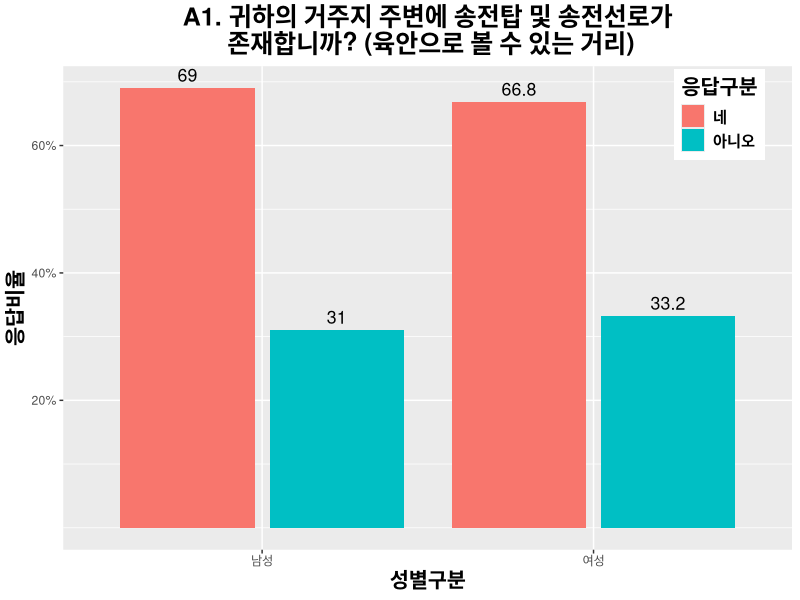

The R script that drew this image:
library(dplyr)
library(haven)
library(ggplot2)
library(scales)
library(RColorBrewer)

options(digits = 5) # 소수점 확대

rawdata <- read_spss("Rawdata.sav")
table(is.na(rawdata))
raw_citizen <- rawdata %>% # 시흥시민 364명 필터링
  filter(Gubun_Area == 1) 

# 데이터 전처리
raw_citizen$SQ1 <- ifelse(raw_citizen$SQ1 == 1, "남성", "여성") # 성별

raw_citizen$SQ2_2 <- ifelse(raw_citizen$SQ2_2 == 2, "20대",  # 연령대별
                            ifelse(raw_citizen$SQ2_2 == 3, "30대",
                                   ifelse(raw_citizen$SQ2_2 == 4, "40대",
                                          ifelse(raw_citizen$SQ2_2 == 5, "50대", "60대"))))

raw_citizen$DQ8_1 <- ifelse(raw_citizen$DQ8_1 == 1, "100 만원 이하", # 가구소득별
                            ifelse(raw_citizen$DQ8_1 %in% c(2,3), "100~200만원",
                                   ifelse(raw_citizen$DQ8_1 %in% c(4,5), "200~300만원", 
                                          ifelse(raw_citizen$DQ8_1 %in% c(6), "300~400만원",
                                                 ifelse(raw_citizen$DQ8_1 %in% c(7,8,9,10), "400만원 이상", "소득없음")))))

raw_citizen$A1 <- ifelse(raw_citizen$A1 == 1, "네", "아니오") # 송전탑 가시거리 거주별

A1_data1 <- raw_citizen %>% # A1. 성별 구분
  group_by(A1) %>% 
  select(SQ1)
t(table(A1_data1))

# 시각화를 위한 데이터 전처리
A1_1_matrix <- as.matrix(t(table(A1_data1))) # 데이터 행렬화
A1_1_percent <- prop.table(A1_1_matrix,1) * 100 # 백분율 산정
A1_1_percent <- round(A1_1_percent, 1)
A1_1_percent
A1_1_df <- as.data.frame(A1_1_percent) # 데이터프레임화

# 시각화
A1_1_plot <- ggplot(A1_1_df, aes(x=SQ1, y=Freq, fill=A1)) +
  geom_bar(stat="identity", position = "dodge2")

# 데이터 축
A1_1_plot + ggtitle("A1. 귀하의 거주지 주변에 송전탑 및 송전선로가\n 존재합니까? (육안으로 볼 수 있는 거리)") +
  theme(plot.title = element_text(face = "bold", hjust = 0.5, size = 18)) +
  theme(axis.title = element_text(face = "bold", hjust = 0.5, size = 15)) +
  labs(x="성별구분", y="응답비율", fill = "응답구분") +
  scale_y_continuous(breaks = c(20,40,60,80),
                     labels = c("20%","40%","60%","80%")) +

  geom_text(aes(label = Freq), vjust = -0.5,
            position = position_dodge(.9), size = 4.5) +
  
# 범례
  theme(legend.title = element_text(face = "bold", size = 15)) +
  theme(legend.text = element_text(face = "bold", size = 11)) +
  theme(legend.position = c(0.9,0.9))

